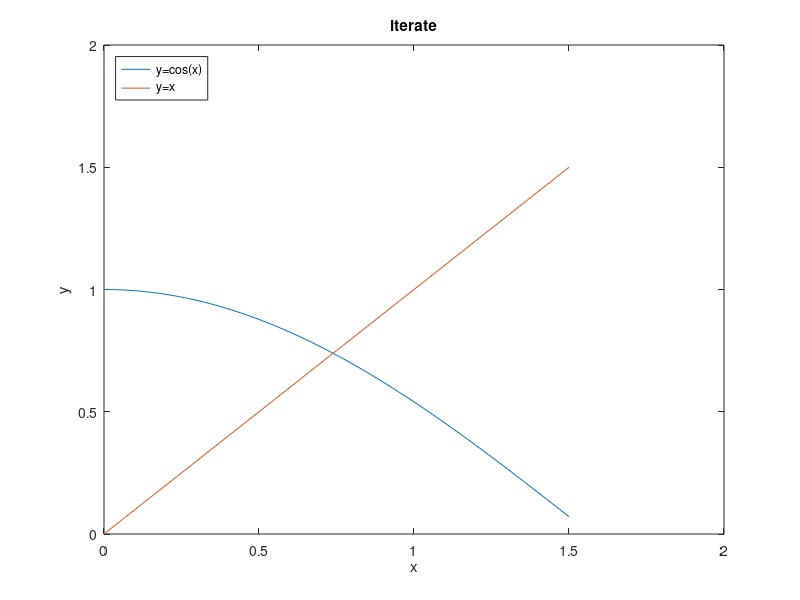

This chart was generated by the following MATLAB code:
%initialize x values from 0 to 1.5
x = 0:0.01:1.5;
%plot y=cos(x)
plot(x, cos(x))
y = x;
hold on
%plot y=x
plot(x, y)
%insert labels, title, and legend
xlabel('x')
ylabel('y')
title('iterate')
legend('y=cos(x)', 'y=x', 'Location', 'NorthWest')

%reset x for iteration to find where x = cos(x)
clear x
x = 0;
while x < cos(x)
    %increment x slowly until condition is met
    x = x + 0.0001;
end
%print out solution to x=cos(x)
disp(x)